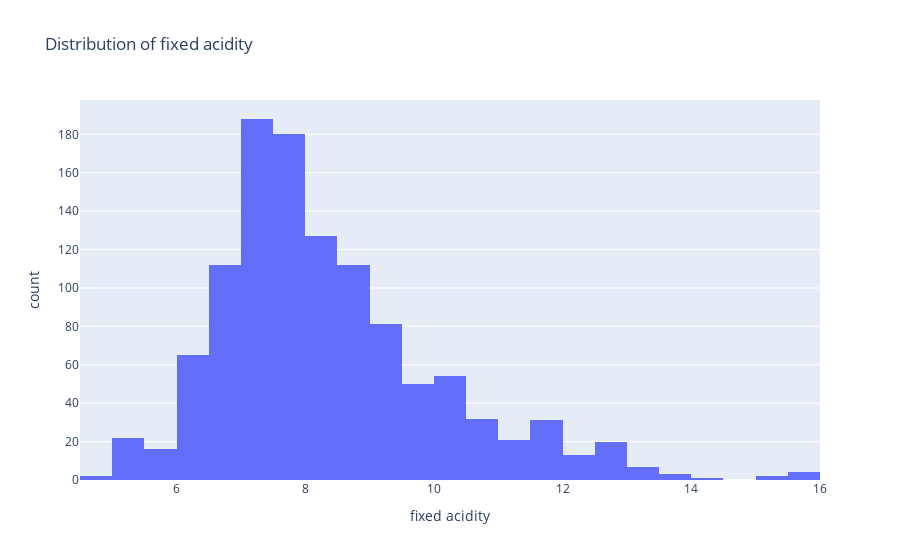
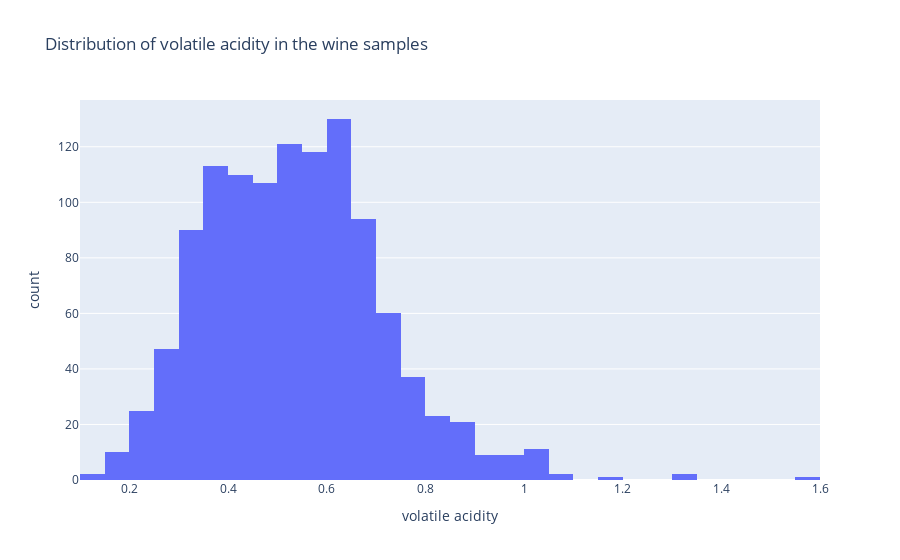
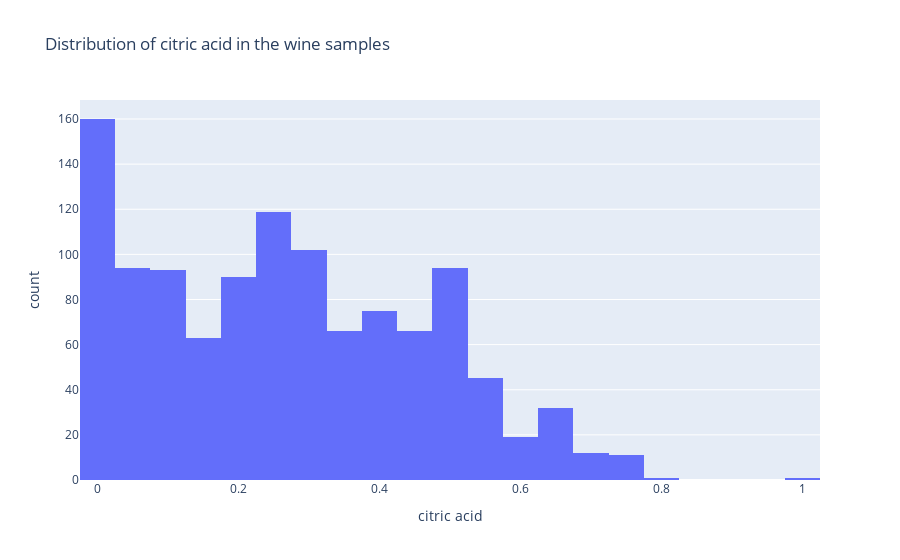
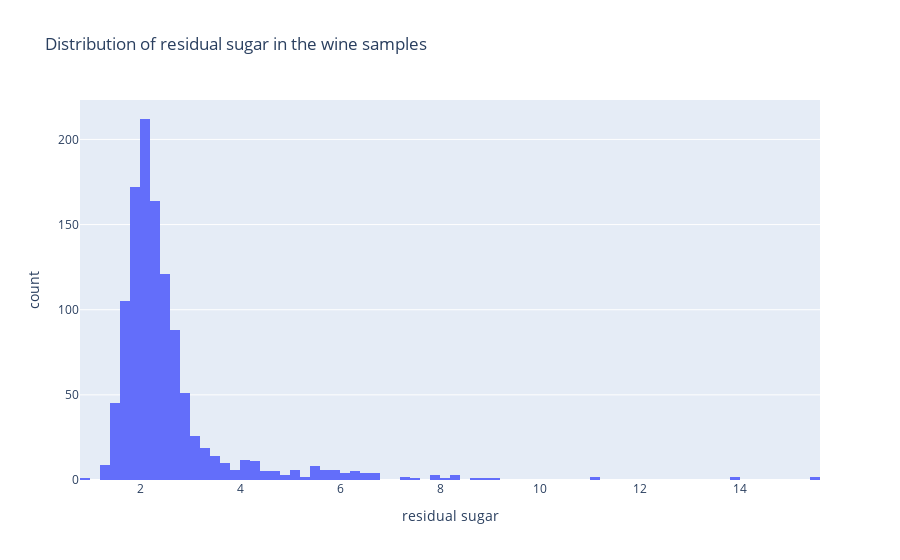

Here is the notebook cell these charts were saved with, in order:
### Code cell
fig = px.histogram(wine_dataset, x='fixed acidity', title='Distribution of fixed acidity')
fig.show()

fig = px.histogram(wine_dataset, x='volatile acidity', title='Distribution of volatile acidity in the wine samples')
fig.show()

fig = px.histogram(wine_dataset, x='citric acid', title='Distribution of citric acid in the wine samples')
fig.show()

fig = px.histogram(wine_dataset, x='residual sugar', title='Distribution of residual sugar in the wine samples')
fig.show()

fig = px.histogram(wine_dataset, x='chlorides', title='Distribution of chlorides in the wine samples')
fig.show()

fig = px.histogram(wine_dataset, x='free sulfur dioxide', title='Distribution of free sulfur dioxide in the wine samples')
fig.show()

fig = px.histogram(wine_dataset, x='total sulfur dioxide', title='Distribution of total sulfur dioxide in the wine samples')
fig.show()

fig = px.histogram(wine_dataset, x='sulphates', title='Distribution of sulphates in the wine samples')
fig.show()

fig = px.histogram(wine_dataset, x='density', title='Distribution of density in the wine samples')
fig.show()

### Figure 1 — Plotly figure (JSON) as saved in the notebook; plotly's stock layout.template omitted (floating-point values rounded to 4 significant figures; data arrays with more than 128 entries replaced by an {"elided": "..."} marker saying what was removed)
{"data": [{"alignmentgroup": "True", "bingroup": "x", "hovertemplate": "fixed acidity=%{x}<br>count=%{y}<extra></extra>", "legendgroup": "", "marker": {"color": "#636efa", "pattern": {"shape": ""}}, "name": "", "offsetgroup": "", "orientation": "v", "showlegend": false, "type": "histogram", "x": {"elided": "1143 float values"}, "xaxis": "x", "yaxis": "y"}], "layout": {"barmode": "relative", "legend": {"tracegroupgap": 0}, "title": {"text": "Distribution of fixed acidity"}, "xaxis": {"anchor": "y", "domain": [0, 1], "title": {"text": "fixed acidity"}}, "yaxis": {"anchor": "x", "domain": [0, 1], "title": {"text": "count"}}}}

### Figure 2 — Plotly figure (JSON) as saved in the notebook; plotly's stock layout.template omitted (floating-point values rounded to 4 significant figures; data arrays with more than 128 entries replaced by an {"elided": "..."} marker saying what was removed)
{"data": [{"alignmentgroup": "True", "bingroup": "x", "hovertemplate": "volatile acidity=%{x}<br>count=%{y}<extra></extra>", "legendgroup": "", "marker": {"color": "#636efa", "pattern": {"shape": ""}}, "name": "", "offsetgroup": "", "orientation": "v", "showlegend": false, "type": "histogram", "x": {"elided": "1143 float values"}, "xaxis": "x", "yaxis": "y"}], "layout": {"barmode": "relative", "legend": {"tracegroupgap": 0}, "title": {"text": "Distribution of volatile acidity in the wine samples"}, "xaxis": {"anchor": "y", "domain": [0, 1], "title": {"text": "volatile acidity"}}, "yaxis": {"anchor": "x", "domain": [0, 1], "title": {"text": "count"}}}}

### Figure 3 — Plotly figure (JSON) as saved in the notebook; plotly's stock layout.template omitted (floating-point values rounded to 4 significant figures; data arrays with more than 128 entries replaced by an {"elided": "..."} marker saying what was removed)
{"data": [{"alignmentgroup": "True", "bingroup": "x", "hovertemplate": "citric acid=%{x}<br>count=%{y}<extra></extra>", "legendgroup": "", "marker": {"color": "#636efa", "pattern": {"shape": ""}}, "name": "", "offsetgroup": "", "orientation": "v", "showlegend": false, "type": "histogram", "x": {"elided": "1143 float values"}, "xaxis": "x", "yaxis": "y"}], "layout": {"barmode": "relative", "legend": {"tracegroupgap": 0}, "title": {"text": "Distribution of citric acid in the wine samples"}, "xaxis": {"anchor": "y", "domain": [0, 1], "title": {"text": "citric acid"}}, "yaxis": {"anchor": "x", "domain": [0, 1], "title": {"text": "count"}}}}

### Figure 4 — Plotly figure (JSON) as saved in the notebook; plotly's stock layout.template omitted (floating-point values rounded to 4 significant figures; data arrays with more than 128 entries replaced by an {"elided": "..."} marker saying what was removed)
{"data": [{"alignmentgroup": "True", "bingroup": "x", "hovertemplate": "residual sugar=%{x}<br>count=%{y}<extra></extra>", "legendgroup": "", "marker": {"color": "#636efa", "pattern": {"shape": ""}}, "name": "", "offsetgroup": "", "orientation": "v", "showlegend": false, "type": "histogram", "x": {"elided": "1143 float values"}, "xaxis": "x", "yaxis": "y"}], "layout": {"barmode": "relative", "legend": {"tracegroupgap": 0}, "title": {"text": "Distribution of residual sugar in the wine samples"}, "xaxis": {"anchor": "y", "domain": [0, 1], "title": {"text": "residual sugar"}}, "yaxis": {"anchor": "x", "domain": [0, 1], "title": {"text": "count"}}}}
